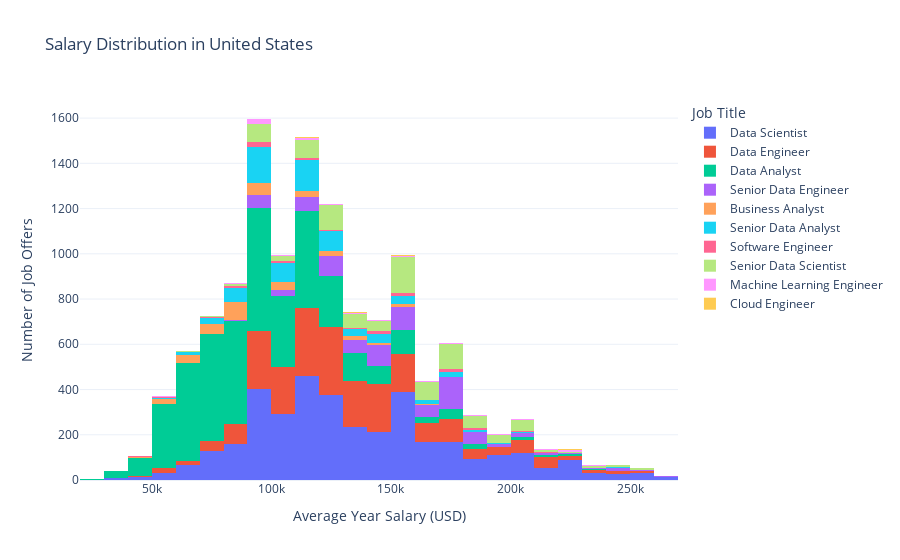

Notebook code cell kept with this figure:
### Markdown cell above
### 💼 Salary Distribution by Profession

This chart shows the **salary distribution by profession**, giving us a better idea not only of the expected salary range but also of the **frequency of job listings** for each job type.

- **United States:** Data Analysts are among the most sought-after positions.

### Code cell
viz.plot_salary_distribution(df, country="United States")

### Figure 1 — Plotly figure (JSON) as saved in the notebook; plotly's stock layout.template omitted (floating-point values rounded to 4 significant figures; data arrays with more than 128 entries replaced by an {"elided": "..."} marker saying what was removed)
{"data": [{"bingroup": "x", "hovertemplate": "Job Title=Data Scientist<br>Average Year Salary (USD)=%{x}<br>count=%{y}<extra></extra>", "legendgroup": "Data Scientist", "marker": {"color": "#636efa", "pattern": {"shape": ""}}, "name": "Data Scientist", "nbinsx": 30, "orientation": "v", "showlegend": true, "type": "histogram", "x": {"elided": "3676 float values"}, "xaxis": "x", "yaxis": "y"}, {"bingroup": "x", "hovertemplate": "Job Title=Data Engineer<br>Average Year Salary (USD)=%{x}<br>count=%{y}<extra></extra>", "legendgroup": "Data Engineer", "marker": {"color": "#EF553B", "pattern": {"shape": ""}}, "name": "Data Engineer", "nbinsx": 30, "orientation": "v", "showlegend": true, "type": "histogram", "x": {"elided": "2243 float values"}, "xaxis": "x", "yaxis": "y"}, {"bingroup": "x", "hovertemplate": "Job Title=Data Analyst<br>Average Year Salary (USD)=%{x}<br>count=%{y}<extra></extra>", "legendgroup": "Data Analyst", "marker": {"color": "#00cc96", "pattern": {"shape": ""}}, "name": "Data Analyst", "nbinsx": 30, "orientation": "v", "showlegend": true, "type": "histogram", "x": {"elided": "3710 float values"}, "xaxis": "x", "yaxis": "y"}, {"bingroup": "x", "hovertemplate": "Job Title=Senior Data Engineer<br>Average Year Salary (USD)=%{x}<br>count=%{y}<extra></extra>", "legendgroup": "Senior Data Engineer", "marker": {"color": "#ab63fa", "pattern": {"shape": ""}}, "name": "Senior Data Engineer", "nbinsx": 30, "orientation": "v", "showlegend": true, "type": "histogram", "x": {"elided": "809 float values"}, "xaxis": "x", "yaxis": "y"}, {"bingroup": "x", "hovertemplate": "Job Title=Business Analyst<br>Average Year Salary (USD)=%{x}<br>count=%{y}<extra></extra>", "legendgroup": "Business Analyst", "marker": {"color": "#FFA15A", "pattern": {"shape": ""}}, "name": "Business Analyst", "nbinsx": 30, "orientation": "v", "showlegend": true, "type": "histogram", "x": {"elided": "368 float values"}, "xaxis": "x", "yaxis": "y"}, {"bingroup": "x", "hovertemplate": "Job Title=Senior Data Analyst<br>Average Year Salary (USD)=%{x}<br>count=%{y}<extra></extra>", "legendgroup": "Senior Data Analyst", "marker": {"color": "#19d3f3", "pattern": {"shape": ""}}, "name": "Senior Data Analyst", "nbinsx": 30, "orientation": "v", "showlegend": true, "type": "histogram", "x": {"elided": "747 float values"}, "xaxis": "x", "yaxis": "y"}, {"bingroup": "x", "hovertemplate": "Job Title=Software Engineer<br>Average Year Salary (USD)=%{x}<br>count=%{y}<extra></extra>", "legendgroup": "Software Engineer", "marker": {"color": "#FF6692", "pattern": {"shape": ""}}, "name": "Software Engineer", "nbinsx": 30, "orientation": "v", "showlegend": true, "type": "histogram", "x": {"elided": "131 float values"}, "xaxis": "x", "yaxis": "y"}, {"bingroup": "x", "hovertemplate": "Job Title=Senior Data Scientist<br>Average Year Salary (USD)=%{x}<br>count=%{y}<extra></extra>", "legendgroup": "Senior Data Scientist", "marker": {"color": "#B6E880", "pattern": {"shape": ""}}, "name": "Senior Data Scientist", "nbinsx": 30, "orientation": "v", "showlegend": true, "type": "histogram", "x": {"elided": "937 float values"}, "xaxis": "x", "yaxis": "y"}, {"bingroup": "x", "hovertemplate": "Job Title=Machine Learning Engineer<br>Average Year Salary (USD)=%{x}<br>count=%{y}<extra></extra>", "legendgroup": "Machine Learning Engineer", "marker": {"color": "#FF97FF", "pattern": {"shape": ""}}, "name": "Machine Learning Engineer", "nbinsx": 30, "orientation": "v", "showlegend": true, "type": "histogram", "x": [150000.0, 128700.0, 225000.0, 147500.0, 145000.0, 181500.0, 207000.0, 140000.0, 99150.0, 66300.0, 181500.0, 171000.0, 99150.0, 80850.0, 179000.0, 145000.0, 124500.0, 125000.0, 179000.0, 185500.0, 180000.0, 198000.0, 227500.0, 115800.0, 99150.0, 99150.0, 226500.0, 55000.0, 99150.0, 166000.0, 240000.0, 130000.0, 108000.0, 203000.0, 200000.0, 152500.0, 115000.0, 202000.0, 166000.0, 212500.0, 218700.0, 210000.0, 200000.0, 55000.0, 190000.0, 101000.0, 166000.0, 152600.0, 219500.0, 99150.0, 140000.0, 110000.0, 145000.0, 228000.0, 166000.0, 70000.0, 207500.0, 225500.0, 140000.0, 99150.0, 107800.0, 139000.0, 172500.0, 99150.0, 195000.0, 179000.0, 213000.0, 90000.0, 90000.0, 137400.0, 44410.0, 150000.0, 99150.0, 235000.0, 80850.0, 120000.0, 138000.0, 227500.0, 112500.0, 125000.0, 99150.0, 99150.0, 185000.0, 166000.0, 200000.0, 222000.0, 185000.0, 166000.0, 99150.0, 100000.0, 100000.0, 150000.0, 195000.0, 135000.0, 89100.0, 157000.0, 80850.0, 99150.0, 194500.0, 186000.0, 89100.0, 179000.0, 117000.0, 230500.0, 120000.0, 237500.0, 220000.0, 150000.0, 101000.0, 90000.0, 116600.0, 99150.0, 99150.0, 160000.0, 172500.0], "xaxis": "x", "yaxis": "y"}, {"bingroup": "x", "hovertemplate": "Job Title=Cloud Engineer<br>Average Year Salary (USD)=%{x}<br>count=%{y}<extra></extra>", "legendgroup": "Cloud Engineer", "marker": {"color": "#FECB52", "pattern": {"shape": ""}}, "name": "Cloud Engineer", "nbinsx": 30, "orientation": "v", "showlegend": true, "type": "histogram", "x": [85000.0, 157600.0, 136000.0, 221800.0, 115000.0, 135000.0, 80000.0, 115000.0, 90000.0, 92920.0, 57600.0, 57600.0, 115000.0, 151000.0, 151000.0, 151000.0, 195000.0, 117200.0, 136000.0, 42000.0], "xaxis": "x", "yaxis": "y"}], "layout": {"barmode": "relative", "boxmode": "group", "legend": {"title": {"text": "Job Title"}, "tracegroupgap": 0}, "title": {"text": "Salary Distribution in United States"}, "xaxis": {"anchor": "y", "domain": [0, 1], "title": {"text": "Average Year Salary (USD)"}}, "yaxis": {"anchor": "x", "domain": [0, 1], "title": {"text": "Number of Job Offers"}}}}
